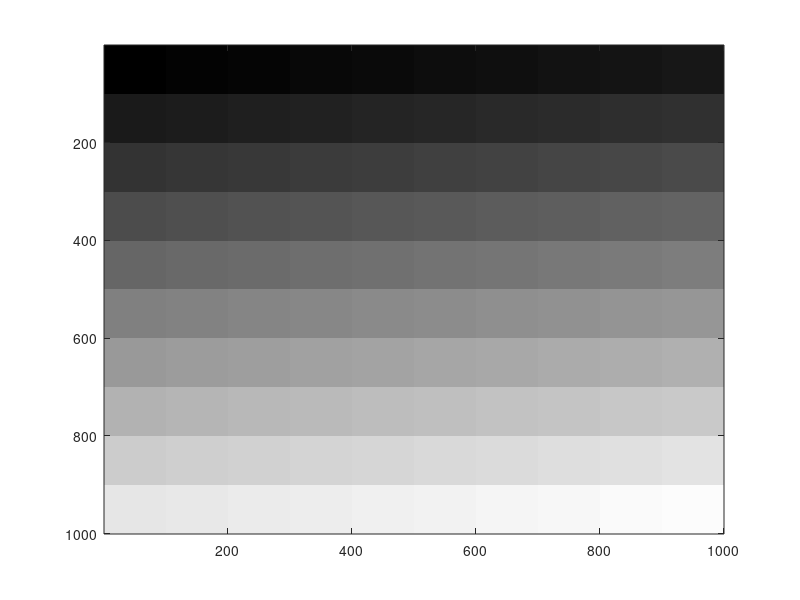

This figure's MATLAB source: (Note: this script raises an error after producing the figure.)
% Generate HDR patterns for measuring

im = zeros(1000,1000,3);

k = 0;
for i = 0:9
    for j = 0:9
        lum = k*0.01;
        
        row = i * 100 + 1;
        col = j * 100 + 1;
        im(row:row+99,col:col+99,1) = lum;
        im(row:row+99,col:col+99,2) = lum;
        im(row:row+99,col:col+99,3) = lum;
        k = k + 1;
    end
end

imagesc(im)
hdrwrite(im,'myhdr.hdr');

